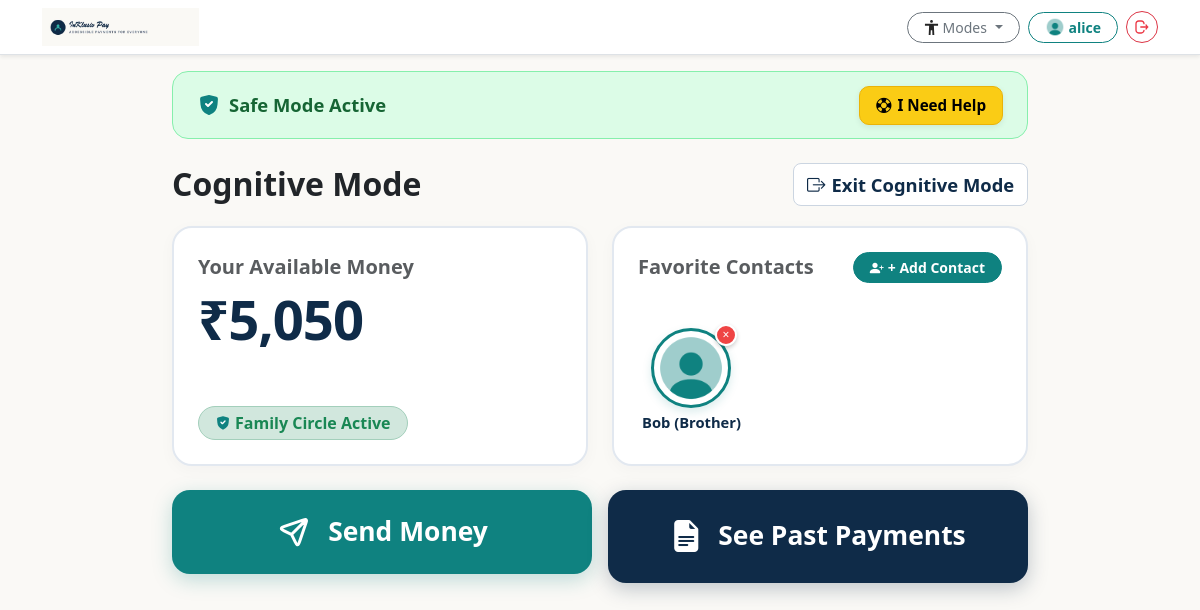
The page /cognitive (signed in) on the database its author committed.
### upiapp/models.py (models this page shows, shortened)
class Base(DeclarativeBase):
    pass

class User(Base, UserMixin):
    __tablename__ = "users"
    id: Mapped[int] = mapped_column(Integer, primary_key=True, autoincrement=True)
    username: Mapped[str] = mapped_column(String(80), unique=True, nullable=False)
    email: Mapped[str] = mapped_column(String(255), unique=True, nullable=False)
    password_hash: Mapped[str | None] = mapped_column(String(255), nullable=True)
    wallet: Mapped[float] = mapped_column(Float, default=100.0, nullable=False)
    qr_image: Mapped[str | None] = mapped_column(String(255), nullable=True)
    profile_image: Mapped[str | None] = mapped_column(String(255), nullable=True)
    transaction_pin_hash: Mapped[str | None] = mapped_column(String(255), nullable=True)
    created: Mapped[datetime] = mapped_column(
        DateTime,
        nullable=False,
        default=lambda: datetime.now(timezone.utc),
    )
    sent_transactions: Mapped[list["Transaction"]] = relationship(
        foreign_keys="[Transaction.sender_id]",
        back_populates="sender",
        cascade="all, delete-orphan",
    )
    received_transactions: Mapped[list["Transaction"]] = relationship(
        foreign_keys="[Transaction.receiver_id]",
        back_populates="receiver",
        cascade="all, delete-orphan",
    )
    family_memberships: Mapped[list["FamilyMember"]] = relationship(
        back_populates="user",
        cascade="all, delete-orphan",
    )
    favorite_contacts: Mapped[list["FavoriteContact"]] = relationship(
        "FavoriteContact",
        foreign_keys="FavoriteContact.user_id",
        back_populates="user",
        cascade="all, delete-orphan",
    )

class FavoriteContact(Base):
    __tablename__ = "favorite_contacts"
    id: Mapped[int] = mapped_column(Integer, primary_key=True, autoincrement=True)
    user_id: Mapped[int] = mapped_column(ForeignKey("users.id"), nullable=False)
    contact_user_id: Mapped[int] = mapped_column(ForeignKey("users.id"), nullable=False)
    nickname: Mapped[str | None] = mapped_column(String(80), nullable=True)
    created_at: Mapped[datetime] = mapped_column(
        DateTime,
        nullable=False,
        default=lambda: datetime.now(timezone.utc),
    )
    user: Mapped["User"] = relationship(foreign_keys=[user_id], back_populates="favorite_contacts")
    contact_user: Mapped["User"] = relationship(foreign_keys=[contact_user_id])

### upiapp/routes.py (the view)
@app.route("/cognitive")
@login_required
def cognitive_mode():
    with Session() as session:
        user = session.get(User, current_user.id)
        balance = user.wallet if user else 0.0
        fav_contacts = (
            session.query(FavoriteContact)
            .filter_by(user_id=current_user.id)
            .order_by(FavoriteContact.id.desc())
            .all()
        )
        contacts_list = []
        for fc in fav_contacts:
            target_user = session.get(User, fc.contact_user_id)
            if target_user:
                contacts_list.append({
                    "id": fc.id,
                    "contact_id": target_user.id,
                    "username": target_user.username,
                    "email": target_user.email,
                    "nickname": fc.nickname if fc.nickname else target_user.username.title(),
                    "profile_image": target_user.profile_image or "alex_avatar.png",
                })
        membership = session.query(FamilyMember).filter_by(user_id=current_user.id).first()
        is_family_active = bool(membership and membership.family and membership.family.is_active)
    return render_template(
        "cognitive.html",
        title="Cognitive Mode",
        balance=balance,
        favorite_contacts=contacts_list,
        is_family_active=is_family_active,
    )

### upiapp/__init__.py (called while the page is built)
@login_manager.user_loader
def load_user(user_id):
    with Session() as session:
        user = session.get(User, int(user_id))
        if user is not None:
            session.expunge(user)
        return user

### upiapp/templates/cognitive.html (shortened to what this page needs)
{% extends "base.html" %}
{% block content %}
<div class="container cognitive-container">
    <div class="safe-mode-banner">
        <div class="safe-mode-badge d-flex align-items-center gap-2">
            <img src="{{ url_for('static', filename='svg/secure.svg') }}" width="24" height="24" alt="Safe Mode">
            <span>Safe Mode Active</span>
        </div>
        <button type="button" class="btn btn-need-help" id="needHelpBtn">
            <i class="bi bi-life-preserver"></i>
            <span>I Need Help</span>
        </button>
    </div>
    <div class="cognitive-header">
        <h2 class="fw-bold text-dark mb-0">Cognitive Mode</h2>
        <a href="{{ url_for('home') }}" class="btn-exit-cognitive">
            <i class="bi bi-box-arrow-right"></i>
            <span>Exit Cognitive Mode</span>
        </a>
    </div>
    <div class="row g-4 mb-4">
        <div class="col-md-6">
            <div class="cog-card">
                <div>
                    <span class="text-muted fw-bold d-block" style="font-size: 1.25rem;">Your Available Money</span>
                    <div class="cog-balance-val">₹{{ "{:,.0f}".format(balance if balance is not none else 0.0) }}</div>
                </div>
                <div>
                    {% if is_family_active %}
                    <span class="badge bg-success-subtle text-success border border-success-subtle px-3 py-2 rounded-pill fs-6 fw-bold d-inline-flex align-items-center gap-1">
                        <img src="{{ url_for('static', filename='svg/secure.svg') }}" width="16" height="16" alt="Secure">
                        <span>Family Circle Active</span>
                    </span>
                    {% endif %}
                </div>
            </div>
        </div>
        <div class="col-md-6">
            <div class="cog-card">
                <div class="d-flex justify-content-between align-items-center mb-2">
                    <span class="text-muted fw-bold" style="font-size: 1.25rem;">Favorite Contacts</span>
                    <button type="button" class="btn btn-sm btn-auth-teal rounded-pill px-3 fw-bold d-inline-flex align-items-center gap-1" data-bs-toggle="modal" data-bs-target="#addFavoriteModal">
                        <i class="bi bi-person-plus-fill"></i>
                        <span>+ Add Contact</span>
                    </button>
                </div>
                {% if favorite_contacts and favorite_contacts|length > 0 %}
                    <div class="cog-contacts-scroll">
                        {% for c in favorite_contacts %}
                        <div class="position-relative d-inline-block">
                            <a href="{{ url_for('pay', to=c.username) }}" class="cog-contact-btn" title="Tap to send money to {{ c.nickname }}">
                                <img src="{{ url_for('static', filename='img/default_avatar.png') }}" class="cog-avatar-img" alt="{{ c.nickname }}">
                                <span class="cog-contact-name">{{ c.nickname }}</span>
                            </a>
                            <form method="POST" action="{{ url_for('remove_favorite_contact', contact_id=c.id) }}" class="d-inline" onsubmit="return confirm('Remove {{ c.nickname }} from favorites?');">
                                <button type="submit" class="cog-remove-btn" title="Remove {{ c.nickname }}">×</button>
                            </form>
                        </div>
                        {% endfor %}
                    </div>
                {% endif %}
            </div>
        </div>
    </div>
    <div class="row g-3">
        <div class="col-md-6">
            <a href="{{ url_for('pay') }}" class="cog-big-btn-teal">
                <img src="{{ url_for('static', filename='svg/send.svg') }}" width="36" height="36" alt="Send" style="filter: brightness(0) invert(1);">
                <span>Send Money</span>
            </a>
        </div>
        <div class="col-md-6">
            <a href="{{ url_for('transactions') }}" class="cog-big-btn-navy">
                <i class="bi bi-file-earmark-text-fill fs-2"></i>
                <span>See Past Payments</span>
            </a>
        </div>
    </div>
</div>
{% endblock %}

### upiapp/templates/base.html (shortened to what this page needs)
<!DOCTYPE html>
<html lang="en" data-bs-theme="light">
<head>
    <link href="https://cdn.jsdelivr.net/npm/bootstrap@5.3.8/dist/css/bootstrap.min.css" rel="stylesheet"
>
    <link rel="stylesheet" href="https://cdn.jsdelivr.net/npm/bootstrap-icons@1.11.3/font/bootstrap-icons.min.css">
    <link rel="stylesheet" href="{{ url_for('static', filename='css/auth.css') }}">
</head>
<body>
    {% if request.endpoint not in ['login', 'register', 'verify_otp', 'resend_otp'] %}
    <header class="border-bottom py-2 bg-white shadow-sm sticky-top">
        <div class="container d-flex justify-content-between align-items-center">
            <a class="text-decoration-none d-flex align-items-center" href="{{ url_for('home') }}">
                <img src="{{ url_for('static', filename='img/navbar_logo.png') }}" class="navbar-brand-logo" alt="InKlusivepay">
            </a>
            <div class="d-flex align-items-center gap-2">
                <div class="dropdown">
                    <button class="btn btn-sm btn-outline-secondary dropdown-toggle d-flex align-items-center gap-1 rounded-pill px-3" type="button" data-bs-toggle="dropdown" aria-expanded="false" title="Accessibility Quick Modes">
                        <img src="{{ url_for('static', filename='svg/person.svg') }}" width="15" height="15" alt="Modes" style="opacity: 0.85;">
                        <span class="d-none d-sm-inline">Modes</span>
                    </button>
                </div>
                {% if current_user.is_authenticated %}
                <a href="{{ url_for('profile') }}" class="btn btn-sm btn-outline-primary rounded-pill px-3 fw-semibold d-flex align-items-center gap-1" title="Profile">
                    <img src="{{ url_for('static', filename='img/default_avatar.png') }}" class="rounded-circle" width="20" height="20" alt="Avatar">
                    <span class="d-none d-md-inline">{{ current_user.username }}</span>
                </a>
                <a href="{{ url_for('logout') }}" class="btn btn-sm btn-outline-danger rounded-circle d-flex align-items-center justify-content-center" style="width: 32px; height: 32px;" title="Logout">
                    <img src="{{ url_for('static', filename='svg/logout.svg') }}" width="16" height="16" alt="Logout" style="filter: invert(27%) sepia(85%) saturate(2320%) hue-rotate(338deg) brightness(96%) contrast(92%);">
                </a>
                {% else %}
                <a href="{{ url_for('login') }}" class="btn btn-sm btn-outline-primary rounded-pill px-3 fw-semibold">Login</a>
                <a href="{{ url_for('register') }}" class="btn btn-sm btn-auth-teal rounded-pill px-3 fw-semibold text-white">Register</a>
                {% endif %}
            </div>
        </div>
    </header>
    {% endif %}
    {% block content %}
    {% endblock %}
</body>
</html>

### upiapp/static/css/auth.css (style rules this page uses)
:root, .theme-default { --cvd-bg: #FAF9F6; --cvd-card-bg: #ffffff; --cvd-primary: #0F8280; --cvd-primary-hover: #0c6967; --cvd-secondary: #0F2B48; --cvd-secondary-hover: #0a1e33; --cvd-text-primary: #0f172a; --cvd-text-muted: #64748b; --cvd-success: #0F8280; --cvd-danger: #991B1B; --cvd-warning: #D97706; --cvd-border: #e2e8f0; --cvd-border-width: 1px; --cvd-focus: #0F8280; --cvd-badge-bg: #D4F4EE; --cvd-badge-text: #0F8280; --auth-bg: var(--cvd-bg); --auth-teal: var(--cvd-primary); --auth-teal-hover: var(--cvd-primary-hover); --auth-navy: var(--cvd-secondary); --auth-navy-hover: var(--cvd-secondary-hover); --brand-teal: var(--cvd-primary); }
body { background-color: var(--cvd-bg) !important; color: var(--cvd-text-primary); font-family: system-ui, -apple-system, BlinkMacSystemFont, 'Segoe UI', Roboto, Oxygen, Ubuntu, Cantarell, sans-serif; padding-bottom: 85px; }
.btn-primary, .btn-auth-teal, .btn-family-primary { background-color: var(--cvd-primary) !important; border-color: var(--cvd-primary) !important; color: #ffffff !important; font-weight: 700; transition: all 0.2s ease; }
.btn-outline-primary { border-color: var(--cvd-primary) !important; color: var(--cvd-primary) !important; font-weight: 700; }

### upiapp/templates/base.html (style rules this page uses)
body { background-color: #fbf9f5; color: #1e293b; padding-bottom: 85px; font-family: system-ui, -apple-system, BlinkMacSystemFont, 'Segoe UI', Roboto, Oxygen, Ubuntu, Cantarell, sans-serif; }
.navbar-brand-logo { height: 38px; width: auto; object-fit: contain; }

### rows shown on the page
User: username "alice", wallet "5,050"
FavoriteContact: nickname "Bob (Brother)"
